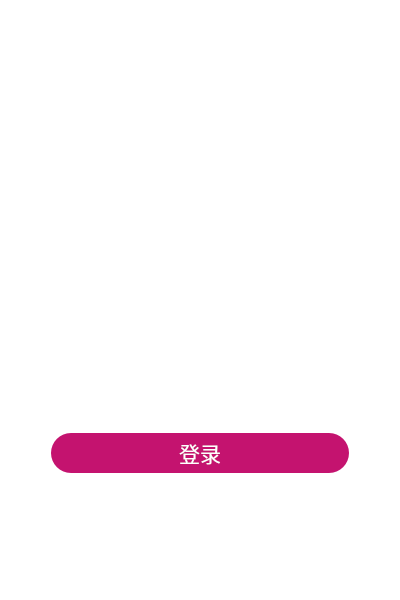
<?xml version="1.0" encoding="UTF-8"?>
<ui version="4.0">
 <class>WelcomePage</class>
 <widget class="QWidget" name="WelcomePage">
  <property name="geometry">
   <rect>
    <x>0</x>
    <y>0</y>
    <width>400</width>
    <height>600</height>
   </rect>
  </property>
  <property name="windowTitle">
   <string>Form</string>
  </property>
  <property name="styleSheet">
   <string notr="true">background-color: rgb(255, 255, 255);</string>
  </property>
  <layout class="QVBoxLayout" name="verticalLayout">
   <item>
    <widget class="QLabel" name="label">
     <property name="minimumSize">
      <size>
       <width>300</width>
       <height>300</height>
      </size>
     </property>
     <property name="styleSheet">
      <string notr="true">image: url(:/icons/icon-logo.png);</string>
     </property>
     <property name="text">
      <string/>
     </property>
    </widget>
   </item>
   <item>
    <spacer name="verticalSpacer">
     <property name="orientation">
      <enum>Qt::Vertical</enum>
     </property>
     <property name="sizeHint" stdset="0">
      <size>
       <width>20</width>
       <height>100</height>
      </size>
     </property>
    </spacer>
   </item>
   <item>
    <layout class="QHBoxLayout" name="horizontalLayout">
     <item>
      <spacer name="horizontalSpacer">
       <property name="orientation">
        <enum>Qt::Horizontal</enum>
       </property>
       <property name="sizeType">
        <enum>QSizePolicy::Fixed</enum>
       </property>
       <property name="sizeHint" stdset="0">
        <size>
         <width>40</width>
         <height>20</height>
        </size>
       </property>
      </spacer>
     </item>
     <item>
      <widget class="QPushButton" name="btnLogin">
       <property name="minimumSize">
        <size>
         <width>100</width>
         <height>40</height>
        </size>
       </property>
       <property name="font">
        <font>
         <family>微软雅黑</family>
         <pointsize>16</pointsize>
         <weight>50</weight>
         <bold>false</bold>
        </font>
       </property>
       <property name="focusPolicy">
        <enum>Qt::NoFocus</enum>
       </property>
       <property name="styleSheet">
        <string notr="true">QPushButton{
    border: none;
	background-color: rgb(196, 19, 111);
	color: white;   
	border-radius: 20px;                        
}

QPushButton:pressed{
	background-color: rgb(99, 10, 56);
}
</string>
       </property>
       <property name="text">
        <string>登录</string>
       </property>
      </widget>
     </item>
     <item>
      <spacer name="horizontalSpacer_2">
       <property name="orientation">
        <enum>Qt::Horizontal</enum>
       </property>
       <property name="sizeType">
        <enum>QSizePolicy::Fixed</enum>
       </property>
       <property name="sizeHint" stdset="0">
        <size>
         <width>40</width>
         <height>20</height>
        </size>
       </property>
      </spacer>
     </item>
    </layout>
   </item>
   <item>
    <spacer name="verticalSpacer_2">
     <property name="orientation">
      <enum>Qt::Vertical</enum>
     </property>
     <property name="sizeHint" stdset="0">
      <size>
       <width>20</width>
       <height>90</height>
      </size>
     </property>
    </spacer>
   </item>
  </layout>
 </widget>
 <resources/>
 <connections/>
</ui>
